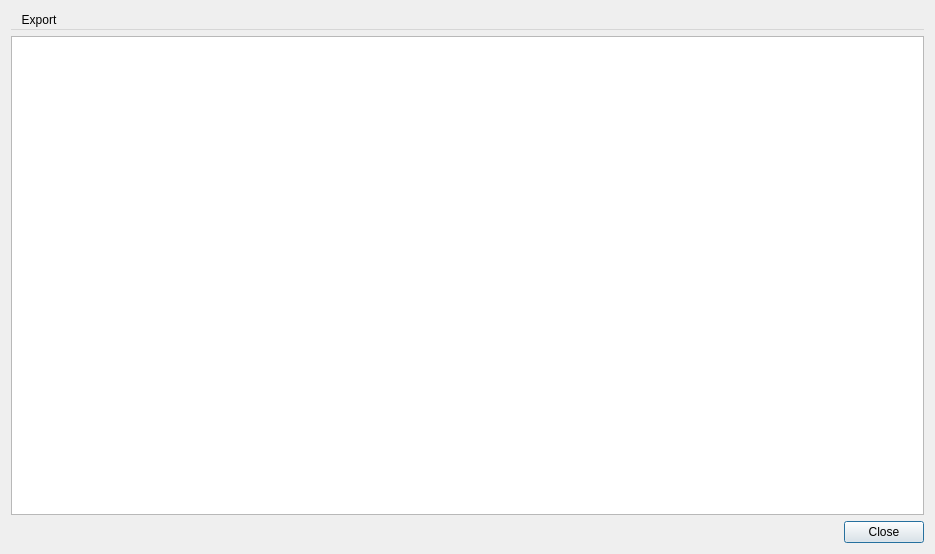
<?xml version="1.0" encoding="UTF-8"?>
<ui version="4.0">
 <class>BinDiffDialog</class>
 <widget class="QDialog" name="BinDiffDialog">
  <property name="geometry">
   <rect>
    <x>0</x>
    <y>0</y>
    <width>935</width>
    <height>554</height>
   </rect>
  </property>
  <property name="windowTitle">
   <string>Cutter Binary Diffing Tool</string>
  </property>
  <layout class="QVBoxLayout" name="verticalLayout">
   <item>
    <widget class="QMenuBar" name="menuBar">
     <property name="geometry">
      <rect>
       <x>0</x>
       <y>0</y>
       <width>1013</width>
       <height>22</height>
      </rect>
     </property>
     <property name="defaultUp">
      <bool>false</bool>
     </property>
     <property name="nativeMenuBar">
      <bool>true</bool>
     </property>
     <widget class="QMenu" name="menuExport">
      <property name="title">
       <string>Export</string>
      </property>
     </widget>
     <addaction name="menuExport"/>
    </widget>
   </item>
   <item>
    <widget class="QTableWidget" name="resultTable"/>
   </item>
   <item>
    <widget class="QDialogButtonBox" name="buttonBox">
     <property name="standardButtons">
      <set>QDialogButtonBox::Close</set>
     </property>
    </widget>
   </item>
  </layout>
 </widget>
 <resources/>
 <connections/>
</ui>
